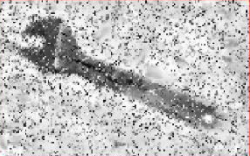
%> input picture image_for_paper/wrench.jpg, 250 x 156 px
$ octave Demo_CV.m   (GNU Octave 9; MATLAB toolbox functions it lacks are replaced by stand-ins)
%> lines starting %> are read from the running program, lines starting %| are printed output that depends on the picture; in (x1, y1, x2, y2) boxes, pixels count from 0 and x2, y2 are one past the last pixel; in counts of white or black regions, pixels touching at a corner belong together; the program's own positions count from 1
### LevelSetEvo.m
function LevelSetEvo(Img,LSF)
global fgdInvCovs bgdInvCovs fgdGMM bgdGMM mask compIdxs;
global fgdCompCount bgdCompCount
fgdCompCount=3;
bgdCompCount=1;
[fgdGMM,fgdInvCovs]=defGMMVal(fgdCompCount);
[bgdGMM,bgdInvCovs]=defGMMVal(bgdCompCount);
[rows,cols]=size(Img);
mask=zeros(rows,cols);
compIdxs=zeros(rows,cols);
BGD=-1;
FGD=1;
%划分前景和背景区域
mask=mask+BGD;
mask(rows/3:rows*2/3,cols/3:cols*2/3)=FGD;
initGMMs(Img);

numIter=1e4;
timestep=0.1;
lambda_1=1;
lambda_2=1;
epsilon=1;
nu=0.001*255*255;  % tune this parameter for different images
mu=1;
t1=clock;
for k=1:numIter
    assignGMMsComponents(Img);
    learnGMMs(Img);
    %不含高斯的水平集演化过程
    %LSF=EVOL_CV(Img, LSF, nu, lambda_1, lambda_2, timestep, epsilon);
    LSF=GMM_CV(LSF,Img,mu,nu,epsilon,timestep);

    pause(.1);
    imagesc(Img,[0 255]);
    colormap(gray);
    axis off;
    hold on;
    contour(LSF,[0 0],'r');
    hold off;

    for m=1:rows
        for n=1:cols
            if(LSF(m,n)<0)
                mask(m, n)=BGD;
            elseif(LSF(m,n)>=0)
                mask(m, n)=FGD;
            end
        end
    end
    t2=clock;
    cost_time=etime(t2,t1);
    disp(strcat('iter num:',num2str(k)));
    disp(strcat('cost time:',num2str(cost_time)));
end
end


%初始化高斯混合模型
function [model,inverseCovs]=defGMMVal(compCount)
model=zeros(compCount,3);
inverseCovs=zeros(1,compCount);
for i=1:1:compCount
    if(model(i,1)>0)
        inverseCovs(1,i)=1.0/(model(i,3)+1e-5);  %协方差的逆
    end
end
end


%通过mask来判断该像素属于背景像素还是前景像素，再判断它属于前景或者背景GMM中的哪个高斯分量
function assignGMMsComponents(img)
global mask bgdGMM fgdGMM bgdInvCovs fgdInvCovs compIdxs;
global fgdCompCount bgdCompCount;
BGD=-1;
FGD=1;
[rows,cols]=size(img);
for i=1:rows
    for j=1:cols
        pixel=img(i,j);
        if(mask(i,j)==BGD)
            %标记对应的子模型序号
            compIdxs(i,j)=whichComponent(pixel,bgdGMM,bgdInvCovs,bgdCompCount);
        elseif(mask(i,j)==FGD)
            compIdxs(i,j)=whichComponent(pixel,fgdGMM,fgdInvCovs,fgdCompCount);
        end
    end
end
end


%找出每个像素点对应的概率最大的子模型
% [11 lines left out: function whichComponent, not called in this run]


%找出每个像素属于第ci个模型的概率
% [5 lines left out: function modelProb, not called in this run]


%学习GMM模型
function learnGMMs(img)
global fgdCompCount bgdCompCount;
global mask compIdxs bgdGMM fgdGMM bgdInvCovs fgdInvCovs;
[fgdSums,fgdProds,fgdSmpCounts,fgdTotalSmp]=initLearn(fgdCompCount);
[bgdSums,bgdProds,bgdSmpCounts,bgdTotalSmp]=initLearn(bgdCompCount);
[rows,cols]=size(img);
BGD=-1;
FGD=1;
for ci=1:fgdCompCount
    for i=1:rows
        for j=1:cols
            pixel=img(i,j);
            if(compIdxs(i,j)==ci && mask(i,j)==FGD)
                [fgdSums,fgdProds,fgdSmpCounts,fgdTotalSmp]=...
                    addSample(ci,pixel,fgdSums,fgdProds,fgdSmpCounts,fgdTotalSmp);
            end
        end
    end
end
for ci=1:bgdCompCount
    for i=1:rows
        for j=1:cols
            pixel=img(i,j);
            if(compIdxs(i,j)==ci && mask(i,j)==BGD)
                [bgdSums,bgdProds,bgdSmpCounts,bgdTotalSmp]=...
                    addSample(ci,pixel,bgdSums,bgdProds,bgdSmpCounts,bgdTotalSmp);
            end
        end
    end
end
[fgdGMM,fgdInvCovs]=endLearn(fgdSmpCounts,fgdTotalSmp,fgdSums,fgdProds,fgdInvCovs,fgdCompCount);
[bgdGMM,bgdInvCovs]=endLearn(bgdSmpCounts,bgdTotalSmp,bgdSums,bgdProds,bgdInvCovs,bgdCompCount);
end

% K均值法初步计算高斯混合模型
function initGMMs(img)
global fgdCompCount bgdCompCount;
global bgdGMM fgdGMM mask bgdInvCovs fgdInvCovs;
BGD=-1;
FGD=1;
bgdSamples=[];
fgdSamples=[];
[rows,cols]=size(img);
for i=1:rows
    for j=1:cols
        pixel=img(i,j);
        if(mask(i,j)==BGD)
            bgdSamples=[bgdSamples pixel];
        elseif(mask(i,j)==FGD)
            fgdSamples=[fgdSamples pixel];
        end
    end
end
bgdSmpLen=length(bgdSamples);
fgdSmpLen=length(fgdSamples);
bgdSamples=reshape(bgdSamples,bgdSmpLen,1);
fgdSamples=reshape(fgdSamples,fgdSmpLen,1);
fgdLabels=kmeans(fgdSamples,fgdCompCount);
bgdLabels=kmeans(bgdSamples,bgdCompCount);
%因为没有类的区分，所以为前景和背景各设置对应的参数
[fgdSums,fgdProds,fgdSmpCounts,fgdTotalSmp]=initLearn(fgdCompCount);
[bgdSums,bgdProds,bgdSmpCounts,bgdTotalSmp]=initLearn(bgdCompCount);
%为前景和背景模型增加元素
for i=1:bgdSmpLen
    label=bgdLabels(i);
    pixel=bgdSamples(i);
    [bgdSums,bgdProds,bgdSmpCounts,bgdTotalSmp]=...
        addSample(label,pixel,bgdSums,bgdProds,bgdSmpCounts,bgdTotalSmp);
end
for i=1:fgdSmpLen
    label=fgdLabels(i);
    pixel=fgdSamples(i);
    [fgdSums,fgdProds,fgdSmpCounts,fgdTotalSmp]=...
        addSample(label,pixel,fgdSums,fgdProds,fgdSmpCounts,fgdTotalSmp);
end

[fgdGMM,fgdInvCovs]=endLearn(fgdSmpCounts,fgdTotalSmp,fgdSums,fgdProds,fgdInvCovs,fgdCompCount);
[bgdGMM,bgdInvCovs]=endLearn(bgdSmpCounts,bgdTotalSmp,bgdSums,bgdProds,bgdInvCovs,bgdCompCount);
end


% GMM模型参数最终计算
function [model,inverseCovs]=endLearn(smpCounts,totalSmpCounts,sum,prods,inverseCovs,compCount)
variance=1e-3;
for ci=1:compCount
    n=smpCounts(ci);
    if(n==0)
        model(ci,1)=0;
    else
        model(ci,1)=n/totalSmpCounts;  % 计算第ci个高斯模型的权值系数
        model(ci,2)=sum(ci)/n;  % 子模型的均值
        model(ci,3)=prods(ci)/n-model(ci,2)*model(ci,2);  % 子模型的方差
        if(model(ci,3)<1e-7)
            model(ci,3)=model(ci,3)+variance;
        end
        inverseCovs(ci)=1.0/model(ci,3);
    end
end
end

%为每个高斯混合模型增添实力并修改参数值
function [sum,prods,smpCounts,totalSmpCount]=...
    addSample(ci,pixel,sum,prods,smpCounts,totalSmpCount)
sum(ci)=sum(ci)+pixel;
prods(ci)=prods(ci)+pixel*pixel;
smpCounts(ci)=smpCounts(ci)+1;
totalSmpCount=totalSmpCount+1;
end


%初步定义子模型的计算量
function [sums,prods,smpCounts,totalSmpCount]=initLearn(compCount)
sums=zeros(1,compCount);
prods=zeros(1,compCount);
smpCounts=zeros(1,compCount);
totalSmpCount=0;
end

### GMM_CV.m
function LSF_GMM=GMM_CV(LSF,Img,mu,nu,epsilon,step)
%计算曲率
[XDiff,YDiff]=gradient(LSF);  %求行列方向上地梯度
magnitude=sqrt(XDiff.^2+YDiff.^2);
[diffRow,diffCol]=size(magnitude);
NXDiff=zeros(diffRow,diffCol);
NYDiff=zeros(diffRow,diffCol);
for i=1:diffRow
    for j=1:diffCol
        if(magnitude(i,j)==0)
            NXDiff(i,j)=0;
            NYDiff(i,j)=0;
        else
            NXDiff(i,j)=XDiff(i,j)./magnitude(i,j);
            NYDiff(i,j)=YDiff(i,j)./magnitude(i,j);
        end
    end
end

cur=NXDiff+NYDiff;

%长度项
Length=nu*Delta(LSF,epsilon).*cur;

%规则项
elem=fspecial('laplacian',0);
Lap=imfilter(LSF,elem,'replicate');
Penalty=mu*(Lap-cur);

%CV项（图像像素）
fgdSum=sum(sum(Heaviside(LSF,epsilon).*Img));
fgdWeightSum=sum(sum(Heaviside(LSF,epsilon)));
fgdMean=fgdSum/fgdWeightSum;
bgdSum=sum(sum((1-Heaviside(LSF,epsilon)).*Img));
bgdWeightSum=sum(sum(1-Heaviside(LSF,epsilon)));
bgdMean=bgdSum/bgdWeightSum;
CVterm=Delta(LSF,epsilon).*((-1*(Img-fgdMean).*(Img-fgdMean)...
    +1*(Img-bgdMean).*(Img-bgdMean)));

%根据高斯混合模型求得CV项
[fgdGMMMean,bgdGMMMean]=pixelMeanCalc(Img);
GMMterm=Delta(LSF,epsilon).*((-1*(Img-fgdGMMMean).*(Img-fgdGMMMean)...
    +1*(Img-bgdGMMMean).*(Img-bgdGMMMean)));

%三项相加
LSF_CV=LSF+step*(Length+CVterm+Penalty);
LSF_GMM=LSF+step*(Length+GMMterm+Penalty);
end

%找出每个像素属于第ci个模型的概率
% [5 lines left out: function modelProb, not called in this run]

%计算像素点属于（前/背景）高斯混合模型的概率
% [9 lines left out: function mixModelProb, not called in this run]


%计算前景和背景的像素均值
function [fgdPixelMean,bgdPixelMean]=pixelMeanCalc(img)
global bgdGMM bgdInvCovs fgdGMM; %fgdInvCovs
global fgdCompCount bgdCompCount;
%fgdPixelSum=0;
%fgdCoefSum=0;
bgdPixelSum=0;
bgdCoefSum=0;
[rows,cols]=size(img);
for i=1:rows
    for j=1:cols
        pixel=img(i,j);
        %根据高斯混合模型加权算出前景均值
        %fgdModelProb=mixModelProb(fgdGMM,pixel,fgdInvCovs, fgdCompCount);
        %fgdCoefSum=fgdCoefSum+fgdModelProb;
        %fgdPixelSum=fgdPixelSum+fgdModelProb*pixel;

        bgdModelProb=mixModelProb(bgdGMM,pixel,bgdInvCovs, bgdCompCount);
        bgdCoefSum=bgdCoefSum+bgdModelProb;
		bgdPixelSum=bgdPixelSum+bgdModelProb*pixel;
    end
end
%fgdPixelMean=fgdPixelSum/fgdCoefSum;
bgdPixelMean=bgdPixelSum/bgdCoefSum;
%前景均值选择数量充足且像素与背景像素差异明显的子模型的均值
maxDiff=0;
for n=1:fgdCompCount
    if(fgdGMM(n,1)>=0.05)
        modelPixel=fgdGMM(n,2);
        pixelDiff=abs(modelPixel-bgdPixelMean);
        if(pixelDiff>maxDiff)
            maxDiff=pixelDiff;
            fgdPixelMean=modelPixel;
        end
    end
end
end

### Delta.m
function Delta_h = Delta(phi, epsilon)
Delta_h=(epsilon/pi)./(epsilon^2+ phi.^2);
end

### Heaviside.m
function H = Heaviside(phi,epsilon)
H = 0.5*(1+ (2/pi)*atan(phi./epsilon));
end

### Demo_CV.m
clc;
clear;
close all;
srcImg=imread('image_for_paper/wrench.jpg');
%> srcImg is the input picture: size 156x250x3 uint8; mean R, G, B 190.9, 189.8, 189.7
[row,col,channels]=size(srcImg);
%> row = 156; col = 250; channels = 3
if(channels==3)
    grayImg=rgb2gray(srcImg);
else
    grayImg=srcImg;
end
Img=double(grayImg);

% get the size
[nrow,ncol] =size(Img);
%> nrow = 156; ncol = 250
LSF=zeros(nrow,ncol)+0.1;   %水平集演化图像
LSF(nrow*1/3:nrow*2/3,ncol*1/3:ncol*2/3)=-0.1;
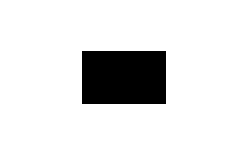
%> LSF: size 156x250 double; values -0.1 (black) and 0.1 (white), 88.6% white; 1 black region, box (x1, y1, x2, y2) and area: (82, 51, 166, 104) 4452

figure;
imagesc(Img,[0 255]);colormap(gray)
hold on;
contour(LSF,[0 0],'r');

%水平集演化过程
LevelSetEvo(Img,LSF);
%> after the loop in initGMMs, `for i=1:rows`: fgdSamples = 4452 values, max 254 at index 914, min 10 at index 1268, mean 167.1
%> in initGMMs, `fgdLabels=kmeans(fgdSamples,fgdCompCount);`: fgdLabels = 4452 values, max 3 at index 1, min 1 at index 4, mean 2.18
%> the loop in initGMMs, `for i=1:bgdSmpLen` made 34548 passes
%> (pixel, bgdSums, bgdProds) on passes 1 to 3: (187, 187, 34969), (194, 381, 72605), (198, 579, 111809)
%> after the loop in initGMMs, `for i=1:bgdSmpLen`: bgdProds = 1362635121; bgdSmpCounts = 34548; bgdSums = 6670651; bgdTotalSmp = 34548
%> the loop in initGMMs, `for i=1:fgdSmpLen` made 4452 passes
%> (label, pixel, fgdSums, fgdProds, fgdSmpCounts) on passes 1 to 3: (3, 218, [0 0 218], [0 0 47524], [0 0 1]), (3, 218, [0 0 436], [0 0 95048], [0 0 2]), (3, 190, [0 0 626], [0 0 131148], [0 0 3])
%> (the run ends here)
